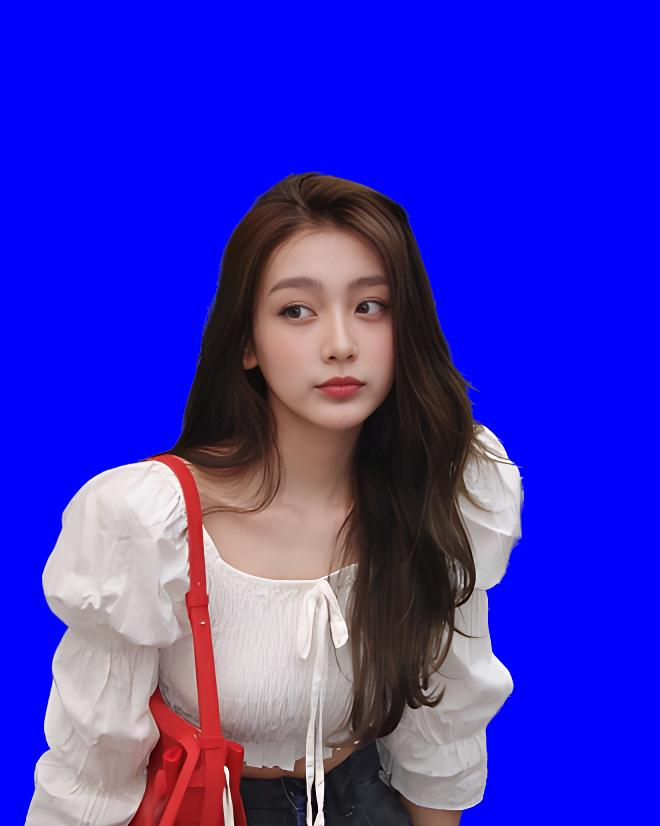
#> input picture img/outputOfModel.png, 660 x 826 px, found by its file name
$ python mapping.py
#> lines starting #> are read from the running program, lines starting #| are printed output that depends on the picture
from PIL import Image

def resize_and_arrange_images(input_paths, output_path, target_size):
    # Create a blank white background of 4x6 inch size
#> called with output_path = 'img\\output_collage.jpg', target_size = (471, 471)
    new_img = Image.new("RGB", (4*300, 6*300), "white")
#> new_img: PIL image 1200x1800 RGB; every value is 255

    # Calculate the width and height for each individual image in the 2x3 grid
    img_width = new_img.width // 2
#> img_width = 600
    img_height = new_img.height // 3
#> img_height = 600

    for i, input_path in enumerate(input_paths):
        with Image.open(input_path) as img:
            # Resize the image while maintaining its aspect ratio
#> img is the input picture: PIL image 660x826 RGB; mean R, G, B 57.7, 47.3, 193.4
            img.thumbnail(target_size)
#> img: PIL image 376x471 RGB

            # Calculate the position to paste the resized image
            col = i % 3
            row = i // 3
            x = col * img_width + (img_width - img.width) // 2
#> x = 112
            y = row * img_height + (img_height - img.height) // 2
#> y = 64

            # Paste the resized image onto the white background
            new_img.paste(img, (x, y))
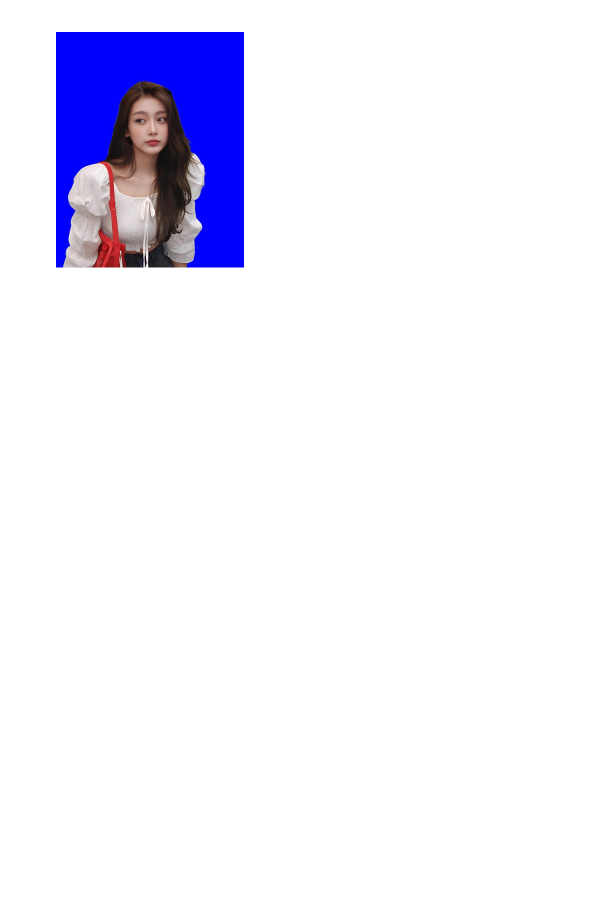
#> new_img: PIL image 1200x1800 RGB (shown at 1/2 size); mean R, G, B 238.8, 238, 249.9

    # Save the result
    new_img.save(output_path, dpi=(300, 300))
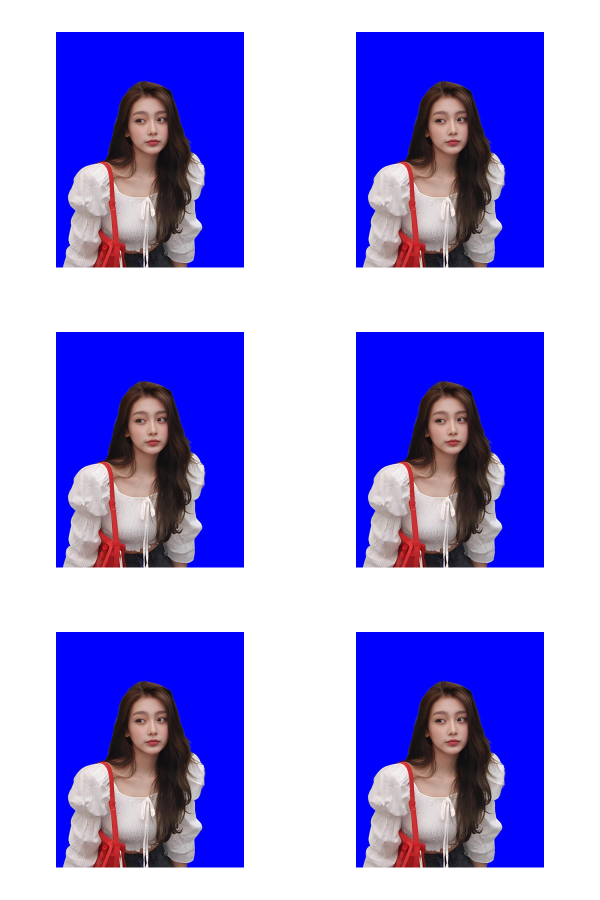
#> saved as output_collage.jpg: PIL image 1200x1800 RGB (shown at 1/2 size); mean R, G, B 158, 152.8, 224.7

if __name__ == "__main__":
    input_picture_paths = ['img\outputOfModel.png', 'img\outputOfModel.png', 'img\outputOfModel.png',
                            'img\outputOfModel.png', 'img\outputOfModel.png', 'img\outputOfModel.png',
                            'img\outputOfModel.png', 'img\outputOfModel.png', 'img\outputOfModel.png']

    # Replace 'output_collage.jpg' with your desired output file path
    output_collage_path = 'img\output_collage.jpg'

    # Specify the target size in pixels for the resized images
    target_size = (471, 471)  # Adjust as needed

    # Resize and arrange the images in a 2x3 grid on a 4x6 inch white background
    resize_and_arrange_images(input_picture_paths, output_collage_path, target_size)
